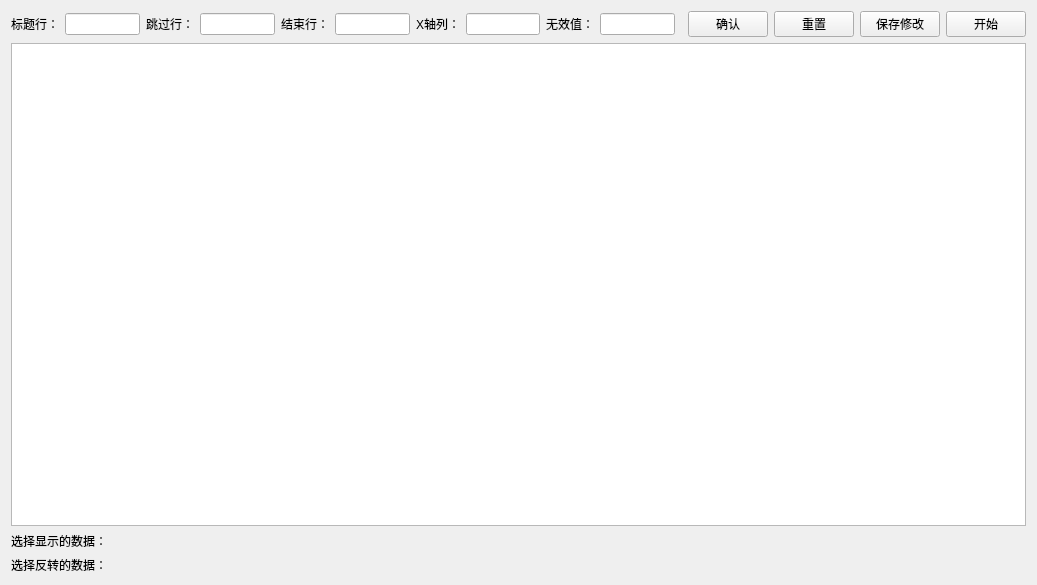
<?xml version="1.0" encoding="UTF-8"?>
<ui version="4.0">
 <class>DatashowClass</class>
 <widget class="QMainWindow" name="DatashowClass">
  <property name="geometry">
   <rect>
    <x>0</x>
    <y>0</y>
    <width>1037</width>
    <height>585</height>
   </rect>
  </property>
  <property name="windowTitle">
   <string>Datashow</string>
  </property>
  <widget class="QWidget" name="centralWidget">
   <layout class="QVBoxLayout" name="verticalLayout_2">
    <item>
     <layout class="QHBoxLayout" name="horizontalLayout">
      <item>
       <widget class="QLabel" name="label">
        <property name="text">
         <string>标题行：</string>
        </property>
       </widget>
      </item>
      <item>
       <widget class="QLineEdit" name="title_line"/>
      </item>
      <item>
       <widget class="QLabel" name="label_2">
        <property name="text">
         <string>跳过行：</string>
        </property>
       </widget>
      </item>
      <item>
       <widget class="QLineEdit" name="jump_line"/>
      </item>
      <item>
       <widget class="QLabel" name="label_3">
        <property name="text">
         <string>结束行：</string>
        </property>
       </widget>
      </item>
      <item>
       <widget class="QLineEdit" name="end_line"/>
      </item>
      <item>
       <widget class="QLabel" name="label_4">
        <property name="text">
         <string>X轴列：</string>
        </property>
       </widget>
      </item>
      <item>
       <widget class="QLineEdit" name="x_line"/>
      </item>
      <item>
       <widget class="QLabel" name="label_5">
        <property name="text">
         <string>无效值：</string>
        </property>
       </widget>
      </item>
      <item>
       <widget class="QLineEdit" name="invalid_value"/>
      </item>
      <item>
       <spacer name="horizontalSpacer">
        <property name="orientation">
         <enum>Qt::Horizontal</enum>
        </property>
        <property name="sizeHint" stdset="0">
         <size>
          <width>40</width>
          <height>20</height>
         </size>
        </property>
       </spacer>
      </item>
      <item>
       <widget class="QPushButton" name="btn_confirm">
        <property name="text">
         <string>确认</string>
        </property>
       </widget>
      </item>
      <item>
       <widget class="QPushButton" name="btn_reset">
        <property name="text">
         <string>重置</string>
        </property>
       </widget>
      </item>
      <item>
       <widget class="QPushButton" name="btn_keeprevise">
        <property name="text">
         <string>保存修改</string>
        </property>
       </widget>
      </item>
      <item>
       <widget class="QPushButton" name="btn_begin">
        <property name="text">
         <string>开始</string>
        </property>
       </widget>
      </item>
     </layout>
    </item>
    <item>
     <widget class="QTableView" name="tableView"/>
    </item>
    <item>
     <layout class="QVBoxLayout" name="verticalLayout">
      <item>
       <layout class="QHBoxLayout" name="layout_show">
        <item>
         <widget class="QLabel" name="label_6">
          <property name="text">
           <string>选择显示的数据：</string>
          </property>
          <property name="alignment">
           <set>Qt::AlignLeading|Qt::AlignLeft|Qt::AlignVCenter</set>
          </property>
         </widget>
        </item>
       </layout>
      </item>
      <item>
       <layout class="QHBoxLayout" name="layout_reverse">
        <item>
         <widget class="QLabel" name="label_7">
          <property name="text">
           <string>选择反转的数据：</string>
          </property>
          <property name="alignment">
           <set>Qt::AlignLeading|Qt::AlignLeft|Qt::AlignVCenter</set>
          </property>
         </widget>
        </item>
       </layout>
      </item>
     </layout>
    </item>
   </layout>
  </widget>
 </widget>
 <layoutdefault spacing="6" margin="11"/>
 <resources/>
 <connections/>
</ui>
